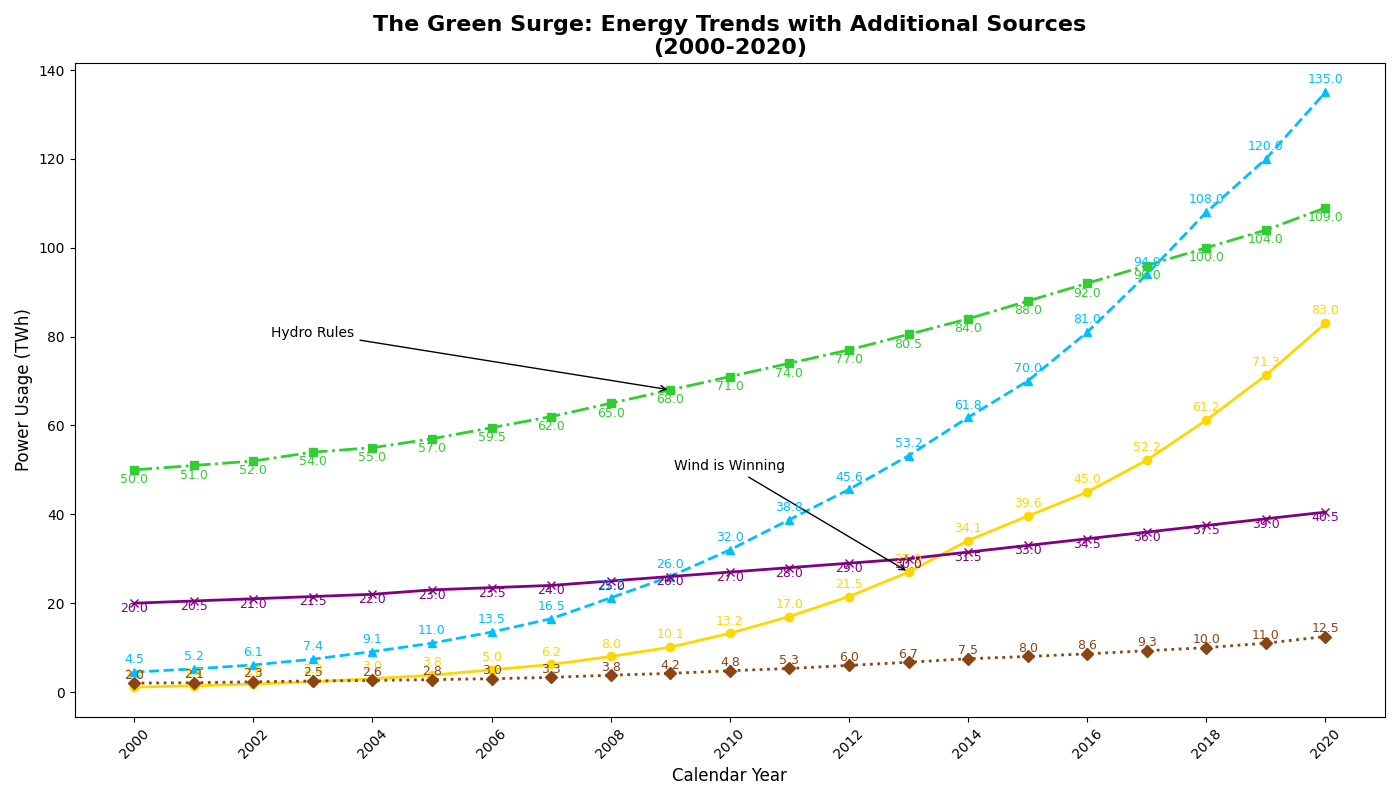

Reproduce this figure in Python.
import matplotlib.pyplot as plt
import numpy as np

years = np.arange(2000, 2021)
solar = [1.1, 1.4, 1.8, 2.3, 3.0, 3.8, 5.0, 6.2, 8.0, 10.1, 13.2, 17.0, 21.5, 27.0, 34.1, 39.6, 45.0, 52.2, 61.2, 71.3, 83.0]
wind = [4.5, 5.2, 6.1, 7.4, 9.1, 11.0, 13.5, 16.5, 21.2, 26.0, 32.0, 38.8, 45.6, 53.2, 61.8, 70.0, 81.0, 94.0, 108.0, 120.0, 135.0]
hydro = [50.0, 51.0, 52.0, 54.0, 55.0, 57.0, 59.5, 62.0, 65.0, 68.0, 71.0, 74.0, 77.0, 80.5, 84.0, 88.0, 92.0, 96.0, 100.0, 104.0, 109.0]
geothermal = [2.0, 2.1, 2.3, 2.5, 2.6, 2.8, 3.0, 3.3, 3.8, 4.2, 4.8, 5.3, 6.0, 6.7, 7.5, 8.0, 8.6, 9.3, 10.0, 11.0, 12.5]
nuclear = [20.0, 20.5, 21.0, 21.5, 22.0, 23.0, 23.5, 24.0, 25.0, 26.0, 27.0, 28.0, 29.0, 30.0, 31.5, 33.0, 34.5, 36.0, 37.5, 39.0, 40.5]

fig, ax = plt.subplots(figsize=(14, 8))

ax.plot(years, solar, marker='o', color='#FFD700', linewidth=2, linestyle='-')
ax.plot(years, wind, marker='^', color='#00BFFF', linewidth=2, linestyle='--')
ax.plot(years, hydro, marker='s', color='#32CD32', linewidth=2, linestyle='-.')
ax.plot(years, geothermal, marker='D', color='#8B4513', linewidth=2, linestyle=':')
ax.plot(years, nuclear, marker='x', color='#800080', linewidth=2, linestyle='-')

ax.annotate('Wind is Winning', xy=(2013, 27.0), xytext=(2010, 50),
            arrowprops=dict(facecolor='black', arrowstyle='->'), fontsize=10, ha='center', color='black')
ax.annotate('Hydro Rules', xy=(2009, 68.0), xytext=(2003, 80),
            arrowprops=dict(facecolor='black', arrowstyle='->'), fontsize=10, ha='center', color='black')

for i, txt in enumerate(solar):
    ax.text(years[i], solar[i] + 2, str(txt), fontsize=9, ha='center', color='#FFD700')

for i, txt in enumerate(wind):
    ax.text(years[i], wind[i] + 2, str(txt), fontsize=9, ha='center', color='#00BFFF')

for i, txt in enumerate(hydro):
    ax.text(years[i], hydro[i] - 3, str(txt), fontsize=9, ha='center', color='#32CD32')

for i, txt in enumerate(geothermal):
    ax.text(years[i], geothermal[i] + 1, str(txt), fontsize=9, ha='center', color='#8B4513')

for i, txt in enumerate(nuclear):
    ax.text(years[i], nuclear[i] - 2, str(txt), fontsize=9, ha='center', color='#800080')

ax.set_title("The Green Surge: Energy Trends with Additional Sources\n(2000-2020)", fontsize=16, fontweight='bold')
ax.set_xlabel("Calendar Year", fontsize=12)
ax.set_ylabel("Power Usage (TWh)", fontsize=12)

plt.xticks(years[::2], rotation=45)
plt.tight_layout()
plt.show()
